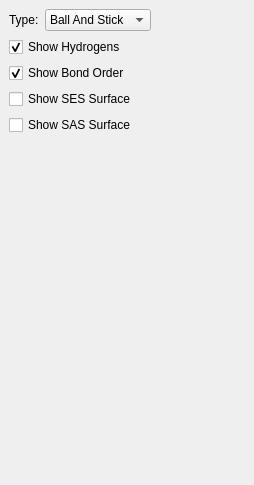
<?xml version="1.0" encoding="UTF-8"?>
<ui version="4.0">
 <class>DisplaySettingsDock</class>
 <widget class="QDockWidget" name="DisplaySettingsDock">
  <property name="geometry">
   <rect>
    <x>0</x>
    <y>0</y>
    <width>254</width>
    <height>485</height>
   </rect>
  </property>
  <property name="windowTitle">
   <string>Display Settings</string>
  </property>
  <widget class="QWidget" name="dockWidgetContents">
   <layout class="QFormLayout" name="formLayout">
    <property name="fieldGrowthPolicy">
     <enum>QFormLayout::FieldsStayAtSizeHint</enum>
    </property>
    <item row="0" column="0">
     <widget class="QLabel" name="moleculeTypeLabel">
      <property name="text">
       <string>Type:</string>
      </property>
     </widget>
    </item>
    <item row="0" column="1">
     <widget class="QComboBox" name="moleculeTypeComboBox">
      <item>
       <property name="text">
        <string>Ball And Stick</string>
       </property>
      </item>
      <item>
       <property name="text">
        <string>Stick</string>
       </property>
      </item>
      <item>
       <property name="text">
        <string>Space Filling</string>
       </property>
      </item>
     </widget>
    </item>
    <item row="2" column="0" colspan="2">
     <widget class="QCheckBox" name="showHydrogensCheckBox">
      <property name="text">
       <string>Show Hydrogens</string>
      </property>
      <property name="checked">
       <bool>true</bool>
      </property>
     </widget>
    </item>
    <item row="3" column="0" colspan="2">
     <widget class="QCheckBox" name="showBondOrderCheckBox">
      <property name="text">
       <string>Show Bond Order</string>
      </property>
      <property name="checked">
       <bool>true</bool>
      </property>
     </widget>
    </item>
    <item row="4" column="0" colspan="2">
     <widget class="QCheckBox" name="showSESCheckBox">
      <property name="text">
       <string>Show SES Surface</string>
      </property>
     </widget>
    </item>
    <item row="5" column="0" colspan="2">
     <widget class="QCheckBox" name="showSASCheckBox">
      <property name="text">
       <string>Show SAS Surface</string>
      </property>
     </widget>
    </item>
   </layout>
  </widget>
 </widget>
 <resources/>
 <connections/>
</ui>
